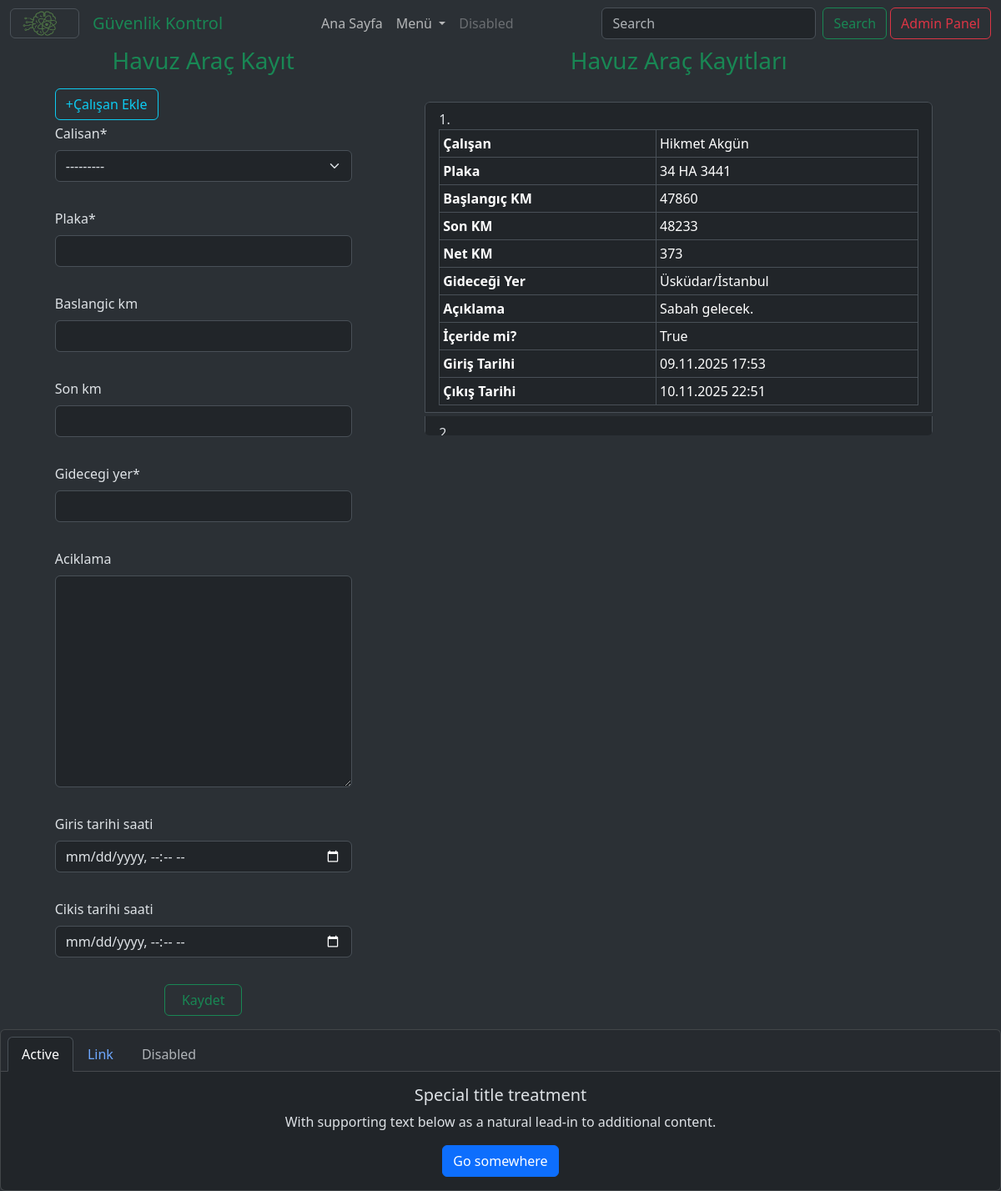
Page /securitycontrol/havuz-arac/ (signed in) on the committed database.
### fotoblog/models.py (models this page shows)
class PageLogo(models.Model):
    img = models.FileField(upload_to="page_logo/")

### securityControl/models.py (models this page shows, shortened)
class havuz_arac(models.Model):
  calisan = models.ForeignKey(Calısan,
                              null=False,
                              blank=False,
                              on_delete=models.CASCADE)
  plaka = models.CharField(max_length=100, null=False, blank=False)
  baslangic_km = models.CharField(max_length=6,
                                  null=True,
                                  blank=True,
                                  validators=[km_validator])
  son_km = models.CharField(max_length=6,
                            null=True,
                            blank=True,
                            validators=[km_validator])
  net_km = models.PositiveIntegerField(null=True, blank=True, editable=False)
  gidecegi_yer = models.CharField(max_length=100, null=False, blank=False)
  aciklama = models.TextField(blank=True, null=True)
  is_inside = models.BooleanField(default=True)
  giris_tarihi_saati = models.DateTimeField(null=True, blank=True)
  cikis_tarihi_saati = models.DateTimeField(null=True, blank=True)

class BaseModel(models.Model):
  first_name = models.CharField(max_length=100, null=False, blank=False)
  last_name = models.CharField(max_length=100, null=False, blank=False)
  tc_kimlik_no = models.CharField(max_length=11,
                                  null=False,
                                  blank=False,
                                  unique=True,
                                  validators=[tc_validator])
  class Meta:
    abstract = True

class Calısan(BaseModel):
  departman = models.CharField(max_length=100, blank=False, null=False)
  tel = models.CharField(max_length=10,
                         blank=False,
                         null=False,
                         validators=[tel_validator])
  is_active = models.BooleanField(default=True)
  def __str__(self):
    return f'{self.first_name} {self.last_name}'

### securityControl/views.py (the view, shortened to what this page needs)
# urls.py: path("", page_views, name="home_views"),
@login_required (login_url='/login/')
def page_views(request, page_slug=None, location=None):
    page = None
    sc_pages = None
    title = None
    if page_slug:
        if page_slug == "ziyaretci":
            return ziyaretci_views(request, page_slug, location)
        if page_slug == "taseron":
            return taseron_views(request, page_slug, location)
        if page_slug == "yuk-arac":
            return yuk_arac_views(request, page_slug, location)
        if page_slug == "havuz-arac":
            return havuz_arac_views(request, page_slug)
        else:
            page = get_object_or_404(Page, slug=page_slug, is_active=True)
            title = page.title

### securityControl/forms/forms.py
class HavuzAracForm(forms.ModelForm):
    class Meta:
        model = havuz_arac
        fields = "__all__"
        exclude = [
            "is_inside",
        ]
        widgets = {
            "giris_tarihi_saati":
            forms.DateTimeInput(attrs={
                "type": "datetime-local",
                "class": "form-control"
            }, ),
            "cikis_tarihi_saati":
            forms.DateTimeInput(attrs={
                "type": "datetime-local",
                "class": "form-control"
            })
        }

class CalisanForm(forms.ModelForm):
    class Meta:
        model = Calısan
        fields = '__all__'
        exclude = [
            "is_active",
        ]

### fotoblog/context_processor/global_db.py (called while the page is built)
def nav_fb_pages(request):
    if request.user.is_authenticated:
        if request.user.is_superuser:
            fb_pages = Page.objects.filter(is_active=True)
        elif request.user.is_active:
            fb_pages = Page.objects.filter(is_active=True).exclude(
                slug="add-page")
        else:
            fb_pages = Page.objects.filter(
                slug__in=["home", "contact", "vision", "favorites"],
                is_active=True).order_by("id")
    else:
        fb_pages = Page.objects.filter(slug__in=["home", "contact", "vision"],
                                    is_active=True).order_by("id")
    return dict(g_fb_pages=fb_pages, )

def global_logo(request):
    page_logo = PageLogo.objects.all().first()
    return dict(page_logo=page_logo, )

### securityControl/context_processor/global_db.py (called while the page is built)
def global_sc_pages(request):
  g_sc_pages = Page.objects.filter(is_active=True)
  context = dict(sc_pages=g_sc_pages, )
  return context

### securityControl/templates/sc_pages/sec-home-views.html
{% extends 'core/sc_base.html' %}
{% block content %}
<div class="container border-success min-vh-100">
    {% if page_slug == None %}
        {% include 'components/home-layout.html' with location=page_slug %}
    {% elif page_slug == "ziyaretci" %}
        <div>
            {% include 'components/ziyaretci-layout.html' with location=page_slug %}
        </div>
    {% elif page_slug == "taseron" %}
        <div>
            {% include 'components/taseron-layout.html' with location=page_slug %}
        </div>
    {% elif page_slug == "yuk-arac" %}
        <div>
            {% include 'components/yuk-arac-layout.html' with location=page_slug %}
        </div>
    {% elif page_slug == "havuz-arac" %}
        <div>
            {% include 'components/havuz-arac-layout.html' with location=page_slug %}
        </div>
    {% else %}
    <h1>{{ page_title }}</h1>
    {% endif %}
</div>
{% include 'components/footer.html' %}
{% endblock content %}

### securityControl/templates/components/sc_navbar.html (shortened to what this page needs)
<nav class="navbar navbar-expand-lg bg-body-tertiary">
  <div class="container-fluid">
    <a class="navbar-brand m-0 me-3 p-0 btn btn-outline-secondary opacity-50" href="{% url 'fotoblog:home_views' %}">
      <img src="{{ page_logo.img.url }}" class="m-0 me-1 p-0" style="width:77px;height:33px;" alt=""></a>
    <a class="navbar-brand text-success" href="/securitycontrol/">Güvenlik Kontrol</a>
    <div class="collapse navbar-collapse gap-1" id="navbarSupportedContent">
      <ul class="navbar-nav ms-auto me-auto mb-2 mb-lg-0">
        <li class="nav-item">
          <a class="nav-link" aria-current="page" href="/securitycontrol/">Ana Sayfa</a>
        </li>
        <li class="nav-item dropdown">
          <a class="nav-link dropdown-toggle" href="#" role="button" data-bs-toggle="dropdown" aria-expanded="false">
            Menü
          </a>
        </li>
        <li class="nav-item">
          <a class="nav-link disabled" aria-disabled="true">Disabled</a>
        </li>
      </ul>
      <form class="d-flex" role="search">
        <input class="form-control me-2" type="search" placeholder="Search" aria-label="Search"/>
        <button class="btn btn-outline-success" type="submit">Search</button>
      </form>
        <a href="/admin/" target="_blank" class="btn btn-outline-danger" type="submit">Admin Panel</a>
    </div>
  </div>
</nav>

### securityControl/templates/components/havuz-arac-layout.html (shortened to what this page needs)
<div class="row d-flex justify-content-around">
  <div class="col-12 col-md-4 d-flex flex-column align-items-center">
  <h3 class="text-center text-success mb-3">Havuz Araç Kayıt</h3>
    <div class="w-100">
      <button class="btn btn-outline-info mb-1" type="button" data-bs-toggle="offcanvas" data-bs-target="#offcanvasScrolling" aria-controls="offcanvasScrolling">+Çalışan Ekle</button>
          {% load crispy_forms_tags %}
        <form action="" method="post" class="row flex-column mb-3 g-3">
          {% load crispy_forms_tags %}
          {{ havuz_arac_form|crispy }}
          <button class="btn btn-outline-success w-25 mx-auto" type="submit">Kaydet</button>
        </form>
    </div>
  </div>
  <div class="col-12 col-md-7 d-flex flex-column align-items-center">
    <h3 class="text-center text-success mb-3">Havuz Araç Kayıtları</h3>
    <div class="w-100 p-3">
      <ul class="list-group list-group-numbered overflow-auto" style="max-height:50vh;">
        {% if havuz_araclari %}
          {% for havuz_araci in havuz_araclari %}
        <li class="list-group-item mb-1">
            <table class="table table-bordered table-sm mb-0">
              <tbody>
                <tr>
                  <th>Çalışan</th>
                  <td>{{ havuz_araci.calisan }}</td>
                </tr>
                <tr>
                  <th>Plaka</th>
                  <td>{{ havuz_araci.plaka }}</td>
                </tr>
                <tr>
                  <th>Başlangıç KM</th>
                  <td>{{ havuz_araci.baslangic_km }}</td>
                </tr>
                <tr>
                  <th>Son KM</th>
                  <td>{{ havuz_araci.son_km }}</td>
                </tr>
                <tr>
                  <th>Net KM</th>
                  <td>{{ havuz_araci.net_km }}</td>
                </tr>
                <tr>
                  <th>Gideceği Yer</th>
                  <td>{{ havuz_araci.gidecegi_yer }}</td>
                </tr>
                <tr>
                  <th>Açıklama</th>
                  <td>{{ havuz_araci.aciklama }}</td>
                </tr>
                <tr>
                  <th>İçeride mi?</th>
                  <td>{{ havuz_araci.is_inside }}</td>
                </tr>
                <tr>
                  <th>Giriş Tarihi</th>
                  <td>{{ havuz_araci.giris_tarihi_saati|date:"d.m.Y H:i" }}</td>
                </tr>
                <tr>
                  <th>Çıkış Tarihi</th>
                  <td>{{ havuz_araci.cikis_tarihi_saati|date:"d.m.Y H:i" }}</td>
                </tr>
              </tbody>
            </table>
        </li>
          {% endfor %}
        {% else %}
        <li class="list-group-item">Kayıt yok!</li>
        {% endif %}
      </ul>
    </div>
  </div>
</div>

### rows in the picture
PageLogo: img (picture)
havuz_arac: calisan "Hikmet Akgün", plaka "34 HA 3441", baslangic_km "47860", son_km "48233", net_km "373", gidecegi_yer "Üsküdar/İstanbul", aciklama "Sabah gelecek.", is_inside "True", giris_tarihi_saati "09.11.2025 17:53", cikis_tarihi_saati "10.11.2025 22:51"
